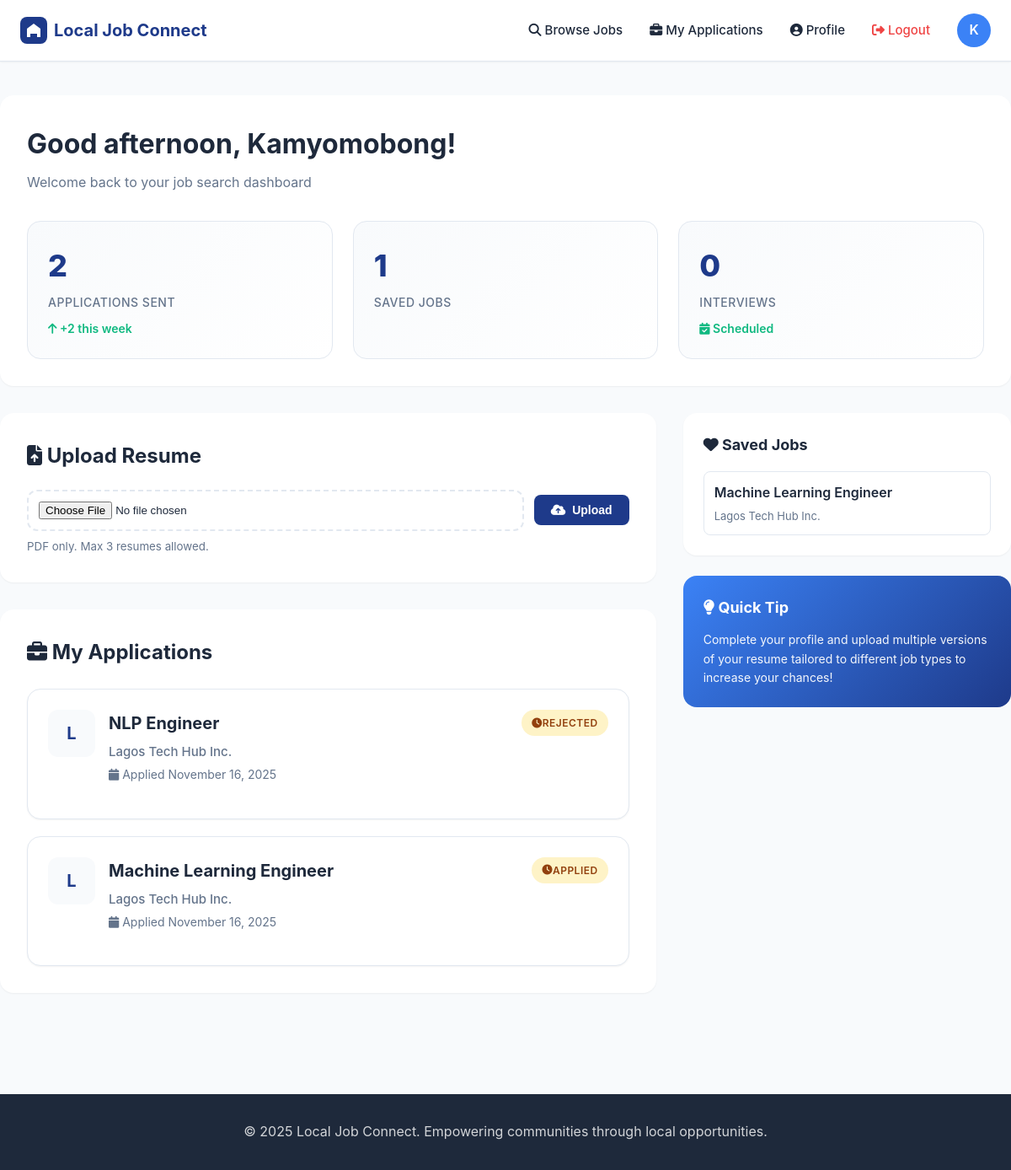
The app's page /job-seeker/dashboard (signed in) with its own data.
### app.py (models this page shows, shortened)
class User(UserMixin, db.Model):
    __tablename__ = 'users'
    id = db.Column(db.Integer, primary_key=True)
    email = db.Column(db.String(120), unique=True, nullable=False)
    password_hash = db.Column(db.String(255), nullable=False)
    role = db.Column(db.String(20), nullable=False)
    full_name = db.Column(db.String(100), nullable=False)
    phone = db.Column(db.String(20))
    address = db.Column(db.String(200))
    city = db.Column(db.String(100))
    zip_code = db.Column(db.String(10))
    latitude = db.Column(db.Float)
    longitude = db.Column(db.Float)
    company_name = db.Column(db.String(100))
    company_description = db.Column(db.Text)
    created_at = db.Column(db.DateTime, default=datetime.utcnow)
    last_login = db.Column(db.DateTime)
    job_postings = db.relationship('JobPosting', backref='employer', lazy=True, cascade='all, delete-orphan')
    applications = db.relationship('Application', backref='applicant', lazy=True, cascade='all, delete-orphan')
    resumes = db.relationship('Resume', backref='user', lazy=True, cascade='all, delete-orphan')
    saved_jobs = db.relationship('SavedJob', backref='user', lazy=True, cascade='all, delete-orphan')

class Application(db.Model):
    __tablename__ = 'applications'
    id = db.Column(db.Integer, primary_key=True)
    job_id = db.Column(db.Integer, db.ForeignKey('job_postings.id'), nullable=False)
    applicant_id = db.Column(db.Integer, db.ForeignKey('users.id'), nullable=False)
    resume_id = db.Column(db.Integer, db.ForeignKey('resumes.id'))
    cover_letter = db.Column(db.Text)
    status = db.Column(db.String(50), default='applied')
    submitted_at = db.Column(db.DateTime, default=datetime.utcnow)
    updated_at = db.Column(db.DateTime, default=datetime.utcnow, onupdate=datetime.utcnow)

class JobPosting(db.Model):
    __tablename__ = 'job_postings'
    id = db.Column(db.Integer, primary_key=True)
    employer_id = db.Column(db.Integer, db.ForeignKey('users.id'), nullable=False)
    title = db.Column(db.String(200), nullable=False)
    description = db.Column(db.Text, nullable=False)
    category = db.Column(db.String(50), nullable=False)
    employment_type = db.Column(db.String(50))
    salary_min = db.Column(db.Float)
    salary_max = db.Column(db.Float)
    street_address = db.Column(db.String(200), nullable=False)
    city = db.Column(db.String(100), nullable=False)
    zip_code = db.Column(db.String(10), nullable=False)
    latitude = db.Column(db.Float, nullable=False)
    longitude = db.Column(db.Float, nullable=False)
    status = db.Column(db.String(20), default='active')
    created_at = db.Column(db.DateTime, default=datetime.utcnow)
    updated_at = db.Column(db.DateTime, default=datetime.utcnow, onupdate=datetime.utcnow)
    applications = db.relationship('Application', backref='job', lazy=True, cascade='all, delete-orphan')
    saved_by = db.relationship('SavedJob', backref='job', lazy=True, cascade='all, delete-orphan')

class SavedJob(db.Model):
    __tablename__ = 'saved_jobs'
    id = db.Column(db.Integer, primary_key=True)
    user_id = db.Column(db.Integer, db.ForeignKey('users.id'), nullable=False)
    job_id = db.Column(db.Integer, db.ForeignKey('job_postings.id'), nullable=False)
    saved_at = db.Column(db.DateTime, default=datetime.utcnow)

### app.py (the view)
@app.route('/job-seeker/dashboard')
@login_required
def job_seeker_dashboard():
    if current_user.role != 'job_seeker':
        flash('Access denied!', 'error')
        return redirect(url_for('index'))
    applications = Application.query.filter_by(applicant_id=current_user.id).order_by(Application.submitted_at.desc()).all()
    saved_jobs = SavedJob.query.filter_by(user_id=current_user.id).order_by(SavedJob.saved_at.desc()).all()
    now = datetime.now()
    return render_template('job_seeker_dashboard.html', applications=applications, saved_jobs=saved_jobs, now=now)

### app.py (called while the page is built)
@login_manager.user_loader
def load_user(user_id):
    return User.query.get(int(user_id))

### templates/job_seeker_dashboard.html (shortened to what this page needs)
{% extends "base.html" %}
{% block content %}
<div class="container" style="padding: 40px 0;">
    <div class="dashboard-header">
        <h1>Good {{ 'morning' if now.hour < 12 else 'afternoon' if now.hour < 18 else 'evening' }}, {{ current_user.full_name.split()[0] }}!</h1>
        <p>Welcome back to your job search dashboard</p>
        <div class="dashboard-stats">
            <div class="stat-card">
                <div class="stat-number">{{ applications|length }}</div>
                <div class="stat-label">Applications Sent</div>
                <div class="stat-change positive">
                    <i class="fas fa-arrow-up"></i> +2 this week
                </div>
            </div>
            <div class="stat-card">
                <div class="stat-number">{{ saved_jobs|length }}</div>
                <div class="stat-label">Saved Jobs</div>
            </div>
            <div class="stat-card">
                <div class="stat-number">{{ applications|selectattr('status', 'equalto', 'interview')|list|length }}</div>
                <div class="stat-label">Interviews</div>
                <div class="stat-change positive">
                    <i class="fas fa-calendar-check"></i> Scheduled
                </div>
            </div>
        </div>
    </div>
    <div style="display: grid; grid-template-columns: 2fr 1fr; gap: 32px; margin-top: 32px;">
        <div>
            <div style="background: var(--bg-white); padding: 32px; border-radius: 16px; box-shadow: var(--shadow-sm); margin-bottom: 32px;">
                <h2 style="font-size: 24px; font-weight: 700; margin-bottom: 20px;">
                    <i class="fas fa-file-upload"></i> Upload Resume
                </h2>
                <form method="POST" action="{{ url_for('upload_resume') }}" enctype="multipart/form-data" style="display: flex; gap: 12px; align-items: center;">
                    <input type="file" name="resume" accept=".pdf" required style="flex: 1; padding: 12px; border: 2px dashed var(--border-light); border-radius: 12px; cursor: pointer;">
                    <button type="submit" class="btn btn-primary">
                        <i class="fas fa-cloud-upload-alt"></i> Upload
                    </button>
                </form>
                <small style="color: var(--text-gray); margin-top: 8px; display: block;">PDF only. Max 3 resumes allowed.</small>
            </div>
            <div style="background: var(--bg-white); padding: 32px; border-radius: 16px; box-shadow: var(--shadow-sm);">
                <h2 style="font-size: 24px; font-weight: 700; margin-bottom: 24px;">
                    <i class="fas fa-briefcase"></i> My Applications
                </h2>
                {% if applications %}
                <div class="job-list">
                    {% for application in applications %}
                    <div class="job-card">
                        <div class="job-header">
                            <div style="display: flex; gap: 16px; align-items: start; flex: 1;">
                                <div class="job-company-logo">
                                    {{ application.job.employer.company_name[0] }}
                                </div>
                                <div style="flex: 1;">
                                    <h3 class="job-title">{{ application.job.title }}</h3>
                                    <p class="job-company">{{ application.job.employer.company_name }}</p>
                                    <p style="color: var(--text-gray); font-size: 14px; margin-top: 4px;">
                                        <i class="fas fa-calendar"></i> Applied {{ application.submitted_at.strftime('%B %d, %Y') }}
                                    </p>
                                </div>
                            </div>
                            <span class="badge badge-{{ 'success' if application.status == 'accepted' else 'info' if application.status == 'interview' else 'warning' }}">
                                <i class="fas fa-{{ 'check-circle' if application.status == 'accepted' else 'clock' }}"></i>
                                {{ application.status|replace('_', ' ')|title }}
                            </span>
                        </div>
                    </div>
                    {% endfor %}
                </div>
                {% endif %}
            </div>
        </div>
        <div>
            <div style="background: var(--bg-white); padding: 24px; border-radius: 16px; box-shadow: var(--shadow-sm); margin-bottom: 24px;">
                <h3 style="font-size: 18px; font-weight: 700; margin-bottom: 16px;">
                    <i class="fas fa-heart"></i> Saved Jobs
                </h3>
                {% if saved_jobs %}
                <div style="display: flex; flex-direction: column; gap: 12px;">
                    {% for saved in saved_jobs[:3] %}
                    <a href="{{ url_for('view_job', job_id=saved.job.id) }}" style="text-decoration: none; color: inherit; padding: 12px; border: 1px solid var(--border-light); border-radius: 8px; transition: all 0.2s;">
                        <div style="font-weight: 600; color: var(--text-dark); margin-bottom: 4px;">{{ saved.job.title }}</div>
                        <div style="font-size: 13px; color: var(--text-gray);">{{ saved.job.employer.company_name }}</div>
                    </a>
                    {% endfor %}
                </div>
                {% else %}
                <p style="color: var(--text-gray); text-align: center; padding: 20px;">No saved jobs yet</p>
                {% endif %}
            </div>
            <div style="background: linear-gradient(135deg, #3b82f6, #1e3a8a); padding: 24px; border-radius: 16px; color: white;">
                <h3 style="font-size: 18px; font-weight: 700; margin-bottom: 12px;">
                    <i class="fas fa-lightbulb"></i> Quick Tip
                </h3>
                <p style="font-size: 14px; line-height: 1.6; opacity: 0.95;">
                    Complete your profile and upload multiple versions of your resume tailored to different job types to increase your chances!
                </p>
            </div>
        </div>
    </div>
</div>
{% set now = namespace() %}
{% set now.hour = 14 %}
{% endblock %}

### templates/base.html (shortened to what this page needs)
<!DOCTYPE html>
<html lang="en">
<head>
    <link rel="stylesheet" href="{{ url_for('static', filename='css/style.css') }}">
    <link rel="stylesheet" href="https://cdnjs.cloudflare.com/ajax/libs/font-awesome/6.4.0/css/all.min.css">
</head>
<body>
    <nav class="navbar">
        <div class="container">
            <div class="nav-brand">
                <a href="{{ url_for('index') }}">
                    <svg width="32" height="32" viewBox="0 0 32 32" fill="none" xmlns="http://www.w3.org/2000/svg">
                        <rect width="32" height="32" rx="8" fill="#1e3a8a"/>
                        <path d="M16 8L8 14V24H12V20H20V24H24V14L16 8Z" fill="white"/>
                    </svg>
                    Local Job Connect
                </a>
            </div>
            <div class="nav-links">
    {% if current_user.is_authenticated %}
        {% if current_user.role == 'job_seeker' %}
            <a href="{{ url_for('search_jobs') }}"><i class="fas fa-search"></i> Browse Jobs</a>
            <a href="{{ url_for('job_seeker_dashboard') }}"><i class="fas fa-briefcase"></i> My Applications</a>
        {% else %}
            <a href="{{ url_for('create_job') }}"><i class="fas fa-plus-circle"></i> Post Job</a>
            <a href="{{ url_for('employer_dashboard') }}"><i class="fas fa-building"></i> My Jobs</a>
            <a href="{{ url_for('analytics') }}"><i class="fas fa-chart-line"></i> Analytics</a>
        {% endif %}
        <a href="{{ url_for('profile') }}"><i class="fas fa-user-circle"></i> Profile</a>
        <a href="{{ url_for('logout') }}" class="btn-logout"><i class="fas fa-sign-out-alt"></i> Logout</a>
        <div class="user-profile">
            {{ current_user.full_name[0].upper() }}
        </div>
    {% else %}
        <a href="{{ url_for('login') }}">Login</a>
        <a href="{{ url_for('register') }}" class="btn btn-primary">Sign Up</a>
    {% endif %}
</div>
        </div>
    </nav>
    <main class="main-content">
        {% block content %}{% endblock %}
    </main>
    <footer class="footer">
        <div class="container">
            <p>&copy; 2025 Local Job Connect. Empowering communities through local opportunities.</p>
        </div>
    </footer>
</body>
</html>

### static/css/style.css (style rules this page uses)
* { margin: 0; padding: 0; box-sizing: border-box; }
:root { --primary-blue: #1e3a8a; --primary-light: #3b82f6; --secondary-blue: #0ea5e9; --success-green: #10b981; --warning-yellow: #f59e0b; --danger-red: #ef4444; --bg-light: #f8fafc; --bg-white: #ffffff; --text-dark: #1e293b; --text-gray: #64748b; --border-light: #e2e8f0; --shadow-sm: 0 1px 2px 0 rgba(0, 0, 0, 0.05); --shadow-md: 0 4px 6px -1px rgba(0, 0, 0, 0.1); --shadow-lg: 0 10px 15px -3px rgba(0, 0, 0, 0.1); --shadow-xl: 0 20px 25px -5px rgba(0, 0, 0, 0.1); }
body { font-family: -apple-system, BlinkMacSystemFont, 'Segoe UI', 'Roboto', sans-serif; line-height: 1.6; color: var(--text-dark); background-color: var(--bg-light); }
.container { max-width: 1280px; margin: 0 auto; padding: 0 24px; }
.navbar { background: var(--bg-white); box-shadow: var(--shadow-sm); padding: 16px 0; position: sticky; top: 0; z-index: 100; border-bottom: 1px solid var(--border-light); }
.navbar .container { display: flex; justify-content: space-between; align-items: center; }
.nav-brand { display: flex; align-items: center; gap: 8px; }
.nav-brand a { font-size: 20px; font-weight: 700; color: var(--primary-blue); text-decoration: none; display: flex; align-items: center; gap: 8px; }
.nav-brand svg { width: 32px; height: 32px; }
.nav-links { display: flex; gap: 32px; align-items: center; }
.nav-links a { color: var(--text-dark); text-decoration: none; font-weight: 500; font-size: 15px; transition: color 0.2s; }
.user-profile { width: 40px; height: 40px; border-radius: 50%; background: var(--primary-light); display: flex; align-items: center; justify-content: center; color: white; font-weight: 600; cursor: pointer; }
.btn { display: inline-flex; align-items: center; justify-content: center; padding: 10px 20px; border-radius: 8px; font-weight: 600; font-size: 14px; cursor: pointer; border: none; transition: all 0.2s; text-decoration: none; gap: 8px; }
.btn-primary { background: var(--primary-blue); color: white; }
.btn-logout { color: var(--danger-red) !important; }
.badge { display: inline-flex; align-items: center; padding: 6px 12px; border-radius: 20px; font-size: 12px; font-weight: 600; text-transform: uppercase; letter-spacing: 0.5px; }
.badge-warning { background: #fef3c7; color: #92400e; }
.dashboard-header { background: var(--bg-white); padding: 32px; border-radius: 16px; box-shadow: var(--shadow-sm); margin-bottom: 32px; }
.dashboard-header h1 { font-size: 32px; font-weight: 700; margin-bottom: 8px; color: var(--text-dark); }
.dashboard-header p { color: var(--text-gray); font-size: 16px; }
.dashboard-stats { display: grid; grid-template-columns: repeat(auto-fit, minmax(200px, 1fr)); gap: 24px; margin-top: 32px; }
.job-list { display: grid; gap: 20px; }
.job-card { background: var(--bg-white); padding: 24px; border-radius: 16px; box-shadow: var(--shadow-sm); border: 1px solid var(--border-light); transition: all 0.3s; position: relative; }
.job-header { display: flex; justify-content: space-between; align-items: start; margin-bottom: 16px; }
.job-company-logo { width: 56px; height: 56px; border-radius: 12px; background: var(--bg-light); display: flex; align-items: center; justify-content: center; font-weight: 700; color: var(--primary-blue); font-size: 20px; flex-shrink: 0; }
.job-title { font-size: 20px; font-weight: 700; color: var(--text-dark); margin-bottom: 6px; }
.job-company { color: var(--text-gray); font-size: 15px; font-weight: 500; }
.stat-card { background: linear-gradient(135deg, #f8fafc 0%, #ffffff 100%); padding: 24px; border-radius: 16px; border: 1px solid var(--border-light); transition: all 0.3s; }
.stat-number { font-size: 36px; font-weight: 800; color: var(--primary-blue); margin-bottom: 4px; }
.stat-label { color: var(--text-gray); font-size: 14px; font-weight: 500; text-transform: uppercase; letter-spacing: 0.5px; }
.stat-change { font-size: 14px; font-weight: 600; margin-top: 8px; }
.stat-change.positive { color: var(--success-green); }
.footer { background: var(--text-dark); color: white; text-align: center; padding: 32px 0; margin-top: 80px; }
.footer p { opacity: 0.8; }

### records on screen
User: full_name "K", full_name "Kamyomobong"
Application: job.employer "L", job "NLP Engineer", job.employer.company_name "Lagos Tech Hub Inc.", submitted_at "November 16, 2025", status "REJECTED"
Application: job.employer "L", job "Machine Learning Engineer", job.employer.company_name "Lagos Tech Hub Inc.", submitted_at "November 16, 2025", status "APPLIED"
SavedJob: job "Machine Learning Engineer", job.employer.company_name "Lagos Tech Hub Inc."

### other values on screen
{{ applications|length }} "2"
{{ saved_jobs|length }} "1"
{{ applications|selectattr('status', 'equalto', 'interview')|list|length }} "0"
